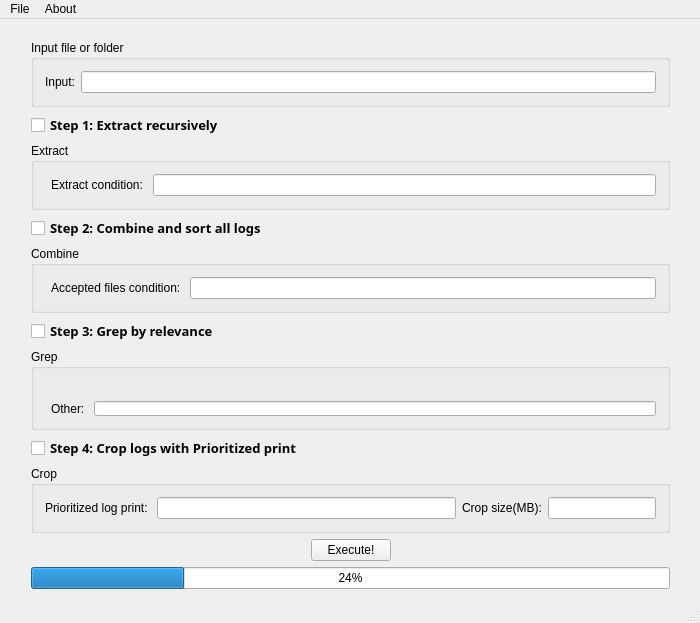
<?xml version="1.0" encoding="UTF-8"?>
<ui version="4.0">
 <class>TcomTools</class>
 <widget class="QMainWindow" name="TcomTools">
  <property name="geometry">
   <rect>
    <x>0</x>
    <y>0</y>
    <width>700</width>
    <height>623</height>
   </rect>
  </property>
  <property name="sizePolicy">
   <sizepolicy hsizetype="Fixed" vsizetype="Fixed">
    <horstretch>0</horstretch>
    <verstretch>0</verstretch>
   </sizepolicy>
  </property>
  <property name="windowTitle">
   <string>TcomTools</string>
  </property>
  <widget class="QWidget" name="centralWidget">
   <widget class="QWidget" name="verticalLayoutWidget">
    <property name="geometry">
     <rect>
      <x>20</x>
      <y>10</y>
      <width>661</width>
      <height>571</height>
     </rect>
    </property>
    <layout class="QFormLayout" name="formLayout_3">
     <property name="fieldGrowthPolicy">
      <enum>QFormLayout::AllNonFixedFieldsGrow</enum>
     </property>
     <item row="0" column="0" colspan="2">
      <widget class="QGroupBox" name="groupBox_3">
       <property name="title">
        <string>Input file or folder</string>
       </property>
       <layout class="QFormLayout" name="formLayout">
        <item row="0" column="1">
         <widget class="QLineEdit" name="inputFileAndFolder">
          <property name="enabled">
           <bool>true</bool>
          </property>
          <property name="readOnly">
           <bool>false</bool>
          </property>
         </widget>
        </item>
        <item row="0" column="0">
         <widget class="QLabel" name="label">
          <property name="text">
           <string>Input:</string>
          </property>
         </widget>
        </item>
       </layout>
      </widget>
     </item>
     <item row="1" column="0">
      <widget class="QCheckBox" name="extractStep">
       <property name="font">
        <font>
         <family>Century Gothic</family>
         <pointsize>10</pointsize>
         <weight>75</weight>
         <bold>true</bold>
        </font>
       </property>
       <property name="text">
        <string>Step 1: Extract recursively</string>
       </property>
      </widget>
     </item>
     <item row="2" column="0" colspan="2">
      <widget class="QGroupBox" name="groupBox_6">
       <property name="title">
        <string>Extract</string>
       </property>
       <layout class="QFormLayout" name="formLayout_10">
        <item row="0" column="1">
         <layout class="QVBoxLayout" name="verticalLayout_7">
          <item>
           <layout class="QHBoxLayout" name="horizontalLayout_8">
            <item>
             <widget class="QLabel" name="label_8">
              <property name="text">
               <string>Extract condition: </string>
              </property>
             </widget>
            </item>
            <item>
             <widget class="QLineEdit" name="extractCondition"/>
            </item>
           </layout>
          </item>
         </layout>
        </item>
       </layout>
      </widget>
     </item>
     <item row="3" column="0">
      <widget class="QCheckBox" name="combineAndSortStep">
       <property name="font">
        <font>
         <family>Century Gothic</family>
         <pointsize>10</pointsize>
         <weight>75</weight>
         <bold>true</bold>
        </font>
       </property>
       <property name="text">
        <string>Step 2: Combine and sort all logs</string>
       </property>
      </widget>
     </item>
     <item row="4" column="0" colspan="2">
      <widget class="QGroupBox" name="groupBox_2">
       <property name="title">
        <string>Combine</string>
       </property>
       <layout class="QFormLayout" name="formLayout_5">
        <item row="0" column="1">
         <layout class="QVBoxLayout" name="verticalLayout">
          <item>
           <layout class="QHBoxLayout" name="horizontalLayout">
            <item>
             <widget class="QLabel" name="label_3">
              <property name="text">
               <string>Accepted files condition: </string>
              </property>
             </widget>
            </item>
            <item>
             <widget class="QLineEdit" name="acceptedFilesCondition"/>
            </item>
           </layout>
          </item>
         </layout>
        </item>
       </layout>
      </widget>
     </item>
     <item row="5" column="0">
      <widget class="QCheckBox" name="grepStep">
       <property name="font">
        <font>
         <family>Century Gothic</family>
         <pointsize>10</pointsize>
         <weight>75</weight>
         <bold>true</bold>
        </font>
       </property>
       <property name="text">
        <string>Step 3: Grep by relevance</string>
       </property>
      </widget>
     </item>
     <item row="6" column="0" colspan="2">
      <widget class="QGroupBox" name="groupBox_4">
       <property name="title">
        <string>Grep</string>
       </property>
       <layout class="QFormLayout" name="formLayout_2">
        <property name="fieldGrowthPolicy">
         <enum>QFormLayout::AllNonFixedFieldsGrow</enum>
        </property>
        <item row="0" column="1">
         <layout class="QVBoxLayout" name="verticalLayout_4">
          <item>
           <layout class="QGridLayout" name="gridLayout_2">
            <item row="1" column="0">
             <widget class="QCheckBox" name="err">
              <property name="text">
               <string>ERR/</string>
              </property>
             </widget>
            </item>
            <item row="2" column="0">
             <widget class="QCheckBox" name="errWrnNoSpam">
              <property name="text">
               <string>ERR/, WRN/ (no spam)</string>
              </property>
             </widget>
            </item>
            <item row="0" column="0">
             <widget class="QCheckBox" name="tcom">
              <property name="text">
               <string>/TCOM/</string>
              </property>
             </widget>
            </item>
            <item row="1" column="1">
             <widget class="QCheckBox" name="allocation">
              <property name="text">
               <string>Allocation prints (DspCapa, etc)</string>
              </property>
             </widget>
            </item>
            <item row="0" column="1">
             <widget class="QCheckBox" name="recovery">
              <property name="text">
               <string>Recovery prints (Links, HW_CONF)</string>
              </property>
             </widget>
            </item>
            <item row="3" column="0">
             <widget class="QCheckBox" name="btsStatus">
              <property name="text">
               <string>BTS Status</string>
              </property>
             </widget>
            </item>
            <item row="0" column="3">
             <widget class="QCheckBox" name="cchh">
              <property name="text">
               <string>TCOM/CCHH</string>
              </property>
             </widget>
            </item>
            <item row="2" column="2">
             <widget class="QCheckBox" name="tupc">
              <property name="text">
               <string>TUPC prints</string>
              </property>
             </widget>
            </item>
            <item row="3" column="2">
             <widget class="QCheckBox" name="rlh">
              <property name="text">
               <string>RLH prints</string>
              </property>
             </widget>
            </item>
            <item row="2" column="1">
             <widget class="QCheckBox" name="fault">
              <property name="text">
               <string>faultId:, EfaultId_</string>
              </property>
             </widget>
            </item>
            <item row="3" column="1">
             <widget class="QCheckBox" name="lrm">
              <property name="text">
               <string>LRM prints</string>
              </property>
             </widget>
            </item>
            <item row="0" column="2">
             <widget class="QCheckBox" name="grm">
              <property name="text">
               <string>GRM prints</string>
              </property>
             </widget>
            </item>
            <item row="1" column="2">
             <widget class="QCheckBox" name="toam">
              <property name="text">
               <string>TOAM prints</string>
              </property>
             </widget>
            </item>
            <item row="3" column="3">
             <widget class="QCheckBox" name="dmgr">
              <property name="text">
               <string>DMGR prints</string>
              </property>
             </widget>
            </item>
            <item row="2" column="3">
             <widget class="QCheckBox" name="hsch">
              <property name="text">
               <string>HSCH prints</string>
              </property>
             </widget>
            </item>
            <item row="1" column="3">
             <widget class="QCheckBox" name="cchhSdl">
              <property name="text">
               <string>CCHH SDL</string>
              </property>
             </widget>
            </item>
           </layout>
          </item>
          <item>
           <layout class="QHBoxLayout" name="horizontalLayout_2">
            <item>
             <widget class="QLabel" name="label_9">
              <property name="text">
               <string>Other: </string>
              </property>
             </widget>
            </item>
            <item>
             <widget class="QLineEdit" name="other"/>
            </item>
           </layout>
          </item>
         </layout>
        </item>
       </layout>
      </widget>
     </item>
     <item row="7" column="0">
      <widget class="QCheckBox" name="cropStep">
       <property name="font">
        <font>
         <family>Century Gothic</family>
         <pointsize>10</pointsize>
         <weight>75</weight>
         <bold>true</bold>
        </font>
       </property>
       <property name="text">
        <string>Step 4: Crop logs with Prioritized print</string>
       </property>
      </widget>
     </item>
     <item row="9" column="0" colspan="2">
      <widget class="QGroupBox" name="groupBox_5">
       <property name="title">
        <string>Crop</string>
       </property>
       <layout class="QFormLayout" name="formLayout_4">
        <property name="fieldGrowthPolicy">
         <enum>QFormLayout::AllNonFixedFieldsGrow</enum>
        </property>
        <item row="0" column="0" colspan="2">
         <layout class="QHBoxLayout" name="horizontalLayout_3">
          <item>
           <widget class="QLabel" name="label_2">
            <property name="text">
             <string>Prioritized log print: </string>
            </property>
           </widget>
          </item>
          <item>
           <widget class="QLineEdit" name="prioritizedLogPrint"/>
          </item>
          <item>
           <widget class="QLabel" name="label_4">
            <property name="text">
             <string>Crop size(MB):</string>
            </property>
           </widget>
          </item>
          <item>
           <widget class="QLineEdit" name="cropSize">
            <property name="enabled">
             <bool>true</bool>
            </property>
            <property name="sizePolicy">
             <sizepolicy hsizetype="Minimum" vsizetype="Fixed">
              <horstretch>0</horstretch>
              <verstretch>0</verstretch>
             </sizepolicy>
            </property>
            <property name="minimumSize">
             <size>
              <width>0</width>
              <height>0</height>
             </size>
            </property>
           </widget>
          </item>
         </layout>
        </item>
       </layout>
      </widget>
     </item>
     <item row="10" column="0" colspan="2">
      <layout class="QHBoxLayout" name="horizontalLayout_6">
       <item>
        <spacer name="horizontalSpacer">
         <property name="orientation">
          <enum>Qt::Horizontal</enum>
         </property>
         <property name="sizeHint" stdset="0">
          <size>
           <width>40</width>
           <height>20</height>
          </size>
         </property>
        </spacer>
       </item>
       <item>
        <widget class="QPushButton" name="execute">
         <property name="text">
          <string>Execute!</string>
         </property>
        </widget>
       </item>
       <item>
        <spacer name="horizontalSpacer_2">
         <property name="orientation">
          <enum>Qt::Horizontal</enum>
         </property>
         <property name="sizeHint" stdset="0">
          <size>
           <width>40</width>
           <height>20</height>
          </size>
         </property>
        </spacer>
       </item>
      </layout>
     </item>
     <item row="11" column="0" colspan="2">
      <widget class="QProgressBar" name="progressBar">
       <property name="value">
        <number>24</number>
       </property>
      </widget>
     </item>
    </layout>
   </widget>
  </widget>
  <widget class="QMenuBar" name="menuBar">
   <property name="geometry">
    <rect>
     <x>0</x>
     <y>0</y>
     <width>700</width>
     <height>21</height>
    </rect>
   </property>
   <widget class="QMenu" name="menuFile">
    <property name="title">
     <string>File</string>
    </property>
    <widget class="QMenu" name="menuOpen">
     <property name="title">
      <string>Open</string>
     </property>
     <addaction name="actionOpenFile"/>
     <addaction name="actionOpenFolder"/>
    </widget>
    <addaction name="menuOpen"/>
    <addaction name="separator"/>
    <addaction name="actionQuit"/>
   </widget>
   <widget class="QMenu" name="menuAbout">
    <property name="title">
     <string>About</string>
    </property>
    <addaction name="actionAboutAprg"/>
   </widget>
   <addaction name="menuFile"/>
   <addaction name="menuAbout"/>
  </widget>
  <widget class="QStatusBar" name="statusBar"/>
  <action name="actionQuit">
   <property name="text">
    <string>Quit</string>
   </property>
  </action>
  <action name="actionOpenFile">
   <property name="text">
    <string>File</string>
   </property>
  </action>
  <action name="actionOpenFolder">
   <property name="text">
    <string>Folder</string>
   </property>
  </action>
  <action name="actionAboutAprg">
   <property name="text">
    <string>About APRG</string>
   </property>
  </action>
 </widget>
 <layoutdefault spacing="6" margin="11"/>
 <resources/>
 <connections/>
</ui>
